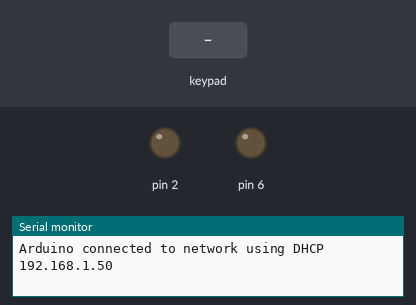
Simulated run of this sketch. Board: Arduino Uno, built with avr-gcc and run on an emulated ATmega328P. Parts: output pins drawn as LEDs (lit = HIGH), the last lines printed to the serial monitor. Dashed ring = blinking. Inputs (shaded band) come from the test bench. WiFi joins after 1.5 s; servers stay silent unless stated.

Above: at 3.7 s.
3.8 s: keypad keys 5 4 3 pressed 0.4 s apart
At 5.0 s:
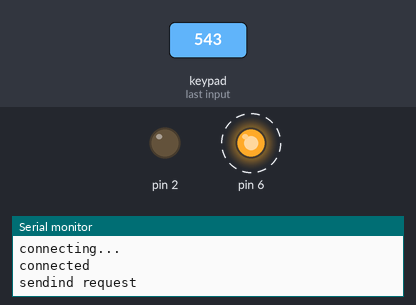
8.0 s: key '1' pressed
At 10.0 s:
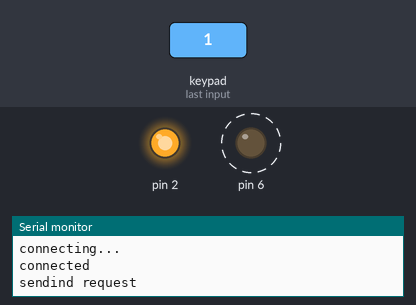
11.0 s: key '3' pressed
At 12.5 s:
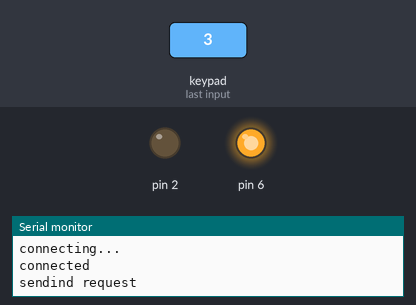
14.0 s: key '4' pressed
At 17.5 s:
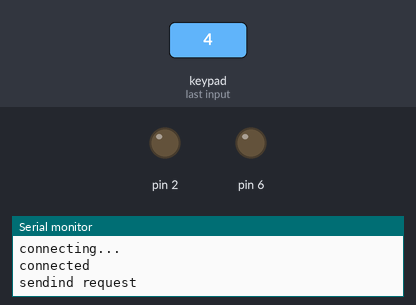
Timing chart, 0 to 18.0 s (numbered marks = the images above; inputs shaded):
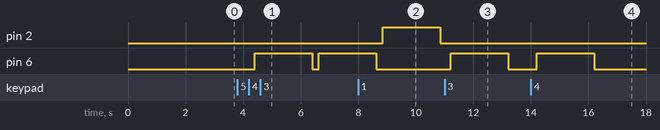

Measured:
- after the input at 3.8 s, pin 6: LOW → HIGH after 0.61 s, → LOW 2.0 s later, → HIGH 0.22 s later
- after the input at 8.0 s, pin 2: LOW → HIGH after 0.85 s, → LOW 2.0 s later
- after the input at 11.0 s, pin 6: LOW → HIGH after 0.21 s, → LOW 2.0 s later
- after the input at 14.0 s, pin 6: LOW → HIGH after 0.21 s, → LOW 2.0 s later

The sketch:

PersonalAssistanceForIndepedentSenorCitizen.ino
```cpp
#include <SPI.h>
#include <Ethernet.h>
#include <Keypad.h>

// Local Network Settings
byte mac[] = { 0xD4, 0x28, 0xB2, 0xFF, 0xA0, 0xA1 }; // Must be unique on local network

const byte numRows= 4; //number of rows on the keypad
const byte numCols= 4; //number of columns on the keypad
boolean DEBUG = true;
char DEVID1[] = "vF5B078D89EFD1DE";
char DEVID2[] = "v04BBFED577FC583";
char DEVID3[] = "vAEE383548E060F3";
char DEVID4[] = "v0974FE139AF7E94";

//keymap defines the key pressed according to the row and columns just as appears on the keypad
char keymap[numRows][numCols]=
{
{'1', '2', '3'},
{'4', '5', '6'},
{'7', '8', '9'},
};

byte rowPins[numRows] = {9,8,7}; //Rows 0 to 3
byte colPins[numCols]= {5,4,3}; //Columns 0 to 3

//initializes an instance of the Keypad class
Keypad myKeypad= Keypad(makeKeymap(keymap), rowPins, colPins, numRows, numCols);

const char* host = "api.pushingbox.com";
const int httpPort = 80;

//String PushingBoxNotifier = "GET /pushingbox?devid=v4BAEAF22D935291";

// Initialize Arduino Ethernet Client
EthernetClient client;


void setup() {
  Serial.begin(9600);
  delay(10);
  pinMode(2, OUTPUT);
  pinMode(6, OUTPUT);
  digitalWrite(2, LOW);
  digitalWrite(6, LOW);
 startEthernet();
  }

void loop() {
char keypressed = myKeypad.getKey();
if (keypressed != NO_KEY)
{
Serial.println(keypressed);
  switch (keypressed){

 case '1':
      Serial.println("E-mail sending to Doctor");
      sendToPushingBox(DEVID1);
      digitalWrite(2, HIGH);
      delay(2000);
      digitalWrite(2, LOW);
      break;
 case '3':
      Serial.println("E-mail sending to Pharmacy");
      sendToPushingBox(DEVID2);
      digitalWrite(6, HIGH);
      delay(2000);
      digitalWrite(6, LOW);
      break;
 case '4':
      Serial.println("E-mail sending to Grocery");
      sendToPushingBox(DEVID3);
      digitalWrite(6, HIGH);
      delay(2000);
      digitalWrite(6, LOW);
      break;
 case '6':
      Serial.println("E-mail sending to Caretaker");
      sendToPushingBox(DEVID4);
      digitalWrite(2, HIGH);
      delay(2000);
      digitalWrite(2, LOW);
      break;
}
  }
}


void sendToPushingBox(char devid[]){
  client.stop();
  if(DEBUG){Serial.println("connecting...");}

  if (client.connect(host, 80)) {
    if(DEBUG){Serial.println("connected");}

    if(DEBUG){Serial.println("sendind request");}
    client.print("GET /pushingbox?devid=");
    client.print(devid);
    client.println(" HTTP/1.1");
    client.print("Host: ");
    client.println(host);
    client.println("User-Agent: Arduino");
    client.println();
  }
  else {
    if(DEBUG){Serial.println("connection failed");}
  }
}

void startEthernet()
{

  client.stop();

  // Connect to network amd obtain an IP address using DHCP
  if (Ethernet.begin(mac) == 0)
  {
    Serial.println("DHCP Failed, reset Arduino to try again");
    Serial.println();
  }
  else
  {
    Serial.println("Arduino connected to network using DHCP");
    Serial.println(Ethernet.localIP());
    Serial.println();
  }

  delay(1000);
}
```
